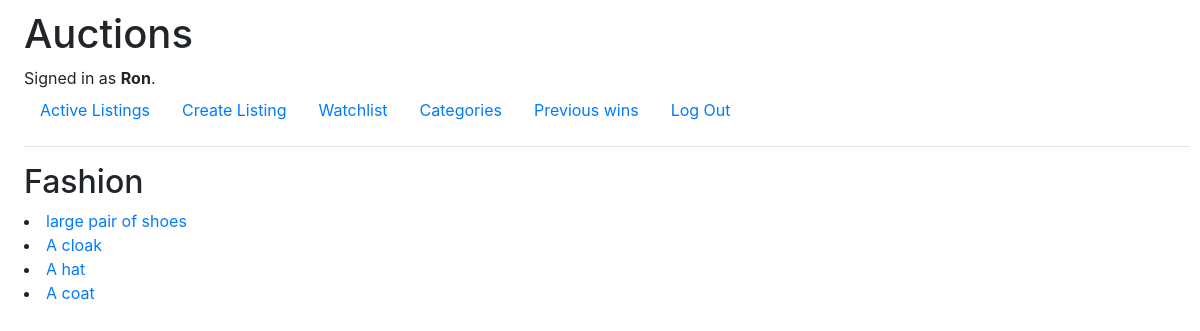
Page /category/Fashion (signed in) on the earlier database version.
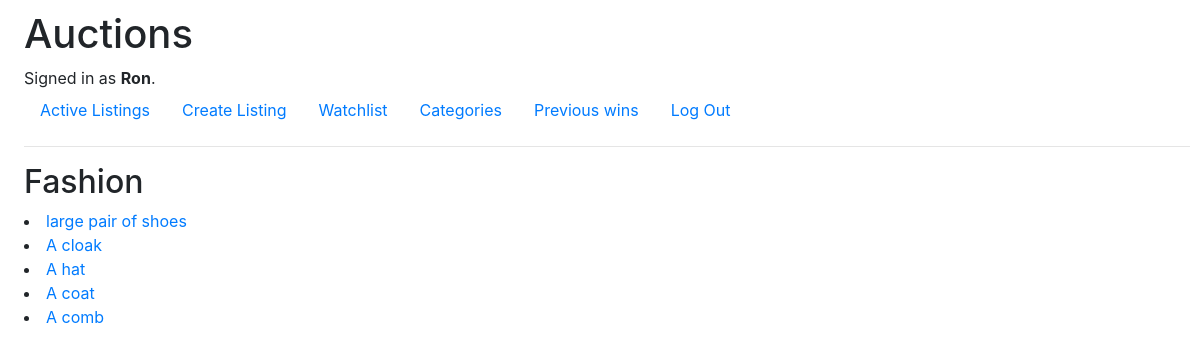
Same page on the later database version.
### auctions/models.py (models this page shows)
class User(AbstractUser):
    pass

class Auction_listings(models.Model):
    name = models.CharField(max_length=64)
    body_text = models.TextField()
    init_price = models.DecimalField(decimal_places=2, max_digits=9)
    picture = models.URLField(null = True, blank=True)
    category = models.CharField(default= "Fashion", max_length=16)
    status = models.BooleanField(default = True)
    owner = models.ForeignKey(User, on_delete = models.CASCADE, default = 2, related_name="owner")
    winner = models.ForeignKey(User, on_delete = models.CASCADE, blank = True, null = True, related_name="winner")
    watching = models.ManyToManyField(User, blank = True, related_name="watchlist")
    def __str__(self):
        return f"{self.name}"

### auctions/views.py (the view)
# urls.py: path("category/<slug:category>", views.category_page, name="category_page"),
@login_required(login_url = '/login')
def category_page(request, category):
    listings = Auction_listings.objects.filter(category = category)
    return render(request, "auctions/category_page.html", {
        "category": category,
        "listings": listings
    })

### auctions/templates/auctions/category_page.html
{% extends "auctions/layout.html" %}
{% block body %}
    <h2>{{category}}</h2>
    {% for listing in listings %}
        <li><a href="{% url 'listing' listing.id%}">{{listing}}</a></li>
    {% endfor %}
{% endblock %}

### auctions/templates/auctions/layout.html (shortened to what this page needs)
{% load static %}
<!DOCTYPE html>
<html lang="en">
    <head>
        <link rel="stylesheet" href="https://stackpath.bootstrapcdn.com/bootstrap/4.4.1/css/bootstrap.min.css">
        <link href="{% static 'auctions/css/styles.css' %}" rel="stylesheet">
        <link href="{% static 'auctions/css/listing.css' %}" rel="stylesheet">
    </head>
    <body>
        <h1>Auctions</h1>
        <div>
            {% if user.is_authenticated %}
                Signed in as <strong>{{ user.username }}</strong>.
            {% else %}
                Not signed in.
            {% endif %}
        </div>
        <ul class="nav">
            <li class="nav-item">
                <a class="nav-link" href="{% url 'index' %}">Active Listings</a>
            </li>
            {% if user.is_authenticated %}
                <li class="nav-item">
                    <a class="nav-link" href="{% url 'create_listing' %}">Create Listing</a>
                </li>
                <li class="nav-item">
                    <a class="nav-link" href="{% url 'go_watch'%}">Watchlist</a>
                </li>
                <li class="nav-item">
                    <a class="nav-link" href="{% url 'categories' %}">Categories</a>
                </li>
                <li class="nav-item">
                    <a class="nav-link" href="{% url 'winner' %}">Previous wins</a>
                </li>
                <li class="nav-item">
                    <a class="nav-link" href="{% url 'logout' %}">Log Out</a>
                </li>
            {% endif %}
        </ul>
        <hr>
        {% block body %}
        {% endblock %}
    </body>
</html>

### auctions/static/auctions/css/styles.css (style rules this page uses)
body { padding: 10px; padding-left: 2%; }

Differences in the rows shown:
added Auction_listings: name "A comb"
